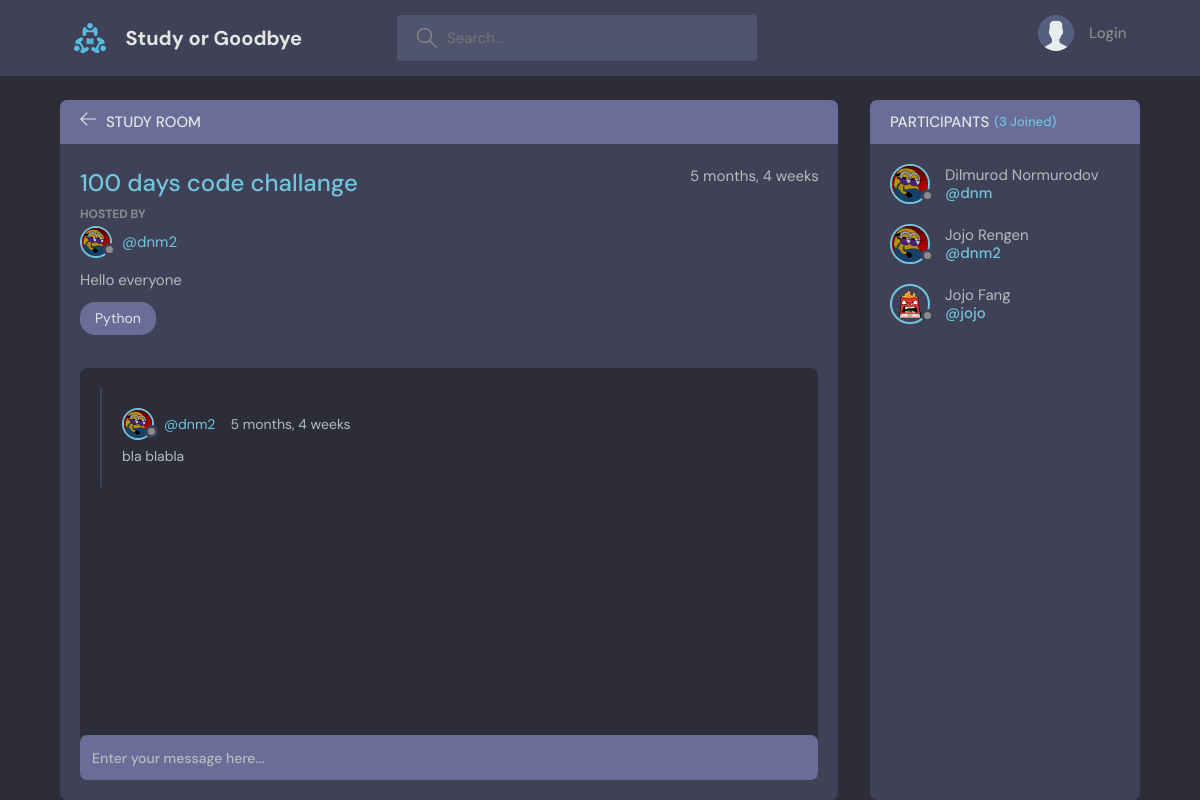
The page /room_detail/2 on the database its author committed.
### base/models.py (models this page shows, shortened)
class Room(models.Model):
    host = models.ForeignKey(User, on_delete=models.SET_NULL, null=True)
    topic = models.ForeignKey('Topic', on_delete=models.SET_NULL, null=True, default='')
    name = models.CharField('Name', max_length=200)
    description = models.TextField(null=True, blank=True)
    participants = models.ManyToManyField(User, related_name='ptns')
    updated = models.DateTimeField(auto_now=True)
    created = models.DateTimeField(auto_now_add=True)
    class Meta:
        ordering = ['-updated', '-created']

class User(AbstractUser):
    full_name = models.CharField('Fullname', max_length=200)
    avatar = models.ImageField('Ava', upload_to='user/avatar', default='user/avatar/avatar.svg')
    bio = models.TextField('Bio', blank=True, null=True)

class Topic(models.Model):
    name = models.CharField(max_length=200, unique=True)
    def __str__(self):
        return self.name

class Message(models.Model):
    user = models.ForeignKey(User, on_delete=models.CASCADE)
    room = models.ForeignKey(Room, on_delete=models.CASCADE)
    body = models.TextField()
    updated = models.DateTimeField(auto_now=True)
    created = models.DateTimeField(auto_now_add=True)

### base/views.py (the view, shortened to what this page needs)
# urls.py: path('room_detail/<int:pk>', room_detail, name='room'),
def room_detail(request, pk):
    room = Room.objects.get(id=pk)
    messages = Message.objects.filter(room_id=room.pk)
    participants = room.participants.all()
    form = MessageForm()
    context = {
        'room': room,
        'messages': messages,
        'form': form,
        'ptns': participants
    }
    return render(request, 'base/room.html', context)

### base/forms.py
class MessageForm(forms.ModelForm):
    body = forms.CharField(
        widget=forms.TextInput(attrs={
            'placeholder': 'Enter your message here...'
        }))
    class Meta:
        model = Message
        fields = ['body']

### templates/base/room.html (shortened to what this page needs)
{% extends 'base/main.html' %}
{% block content %}
    <main class="profile-page layout layout--2">
      <div class="container">
        <div class="room">
          <div class="room__top">
            <div class="room__topLeft">
              <a href="{% url 'home' %}">
                <svg version="1.1" xmlns="http://www.w3.org/2000/svg" width="32" height="32" viewBox="0 0 32 32">
                  <title>arrow-left</title>
                  <path
                    d="M13.723 2.286l-13.723 13.714 13.719 13.714 1.616-1.611-10.96-10.96h27.625v-2.286h-27.625l10.965-10.965-1.616-1.607z"
                  ></path>
                </svg>
              </a>
              <h3>Study Room</h3>
            </div>
          </div>
          <div class="room__box scroll">
            <div class="room__header scroll">
              <div class="room__info">
                <h3>{{ room.name }}</h3>
                <span>{{ room.created|timesince }}</span>
              </div>
              <div class="room__hosted">
                <p>Hosted By</p>
                <a href="{% url 'profile' room.host.pk %}" class="room__author">
                  <div class="avatar avatar--small">
                    <img src="{{ room.host.avatar.url }}" />
                  </div>
                  <span>@{{ room.host.username }}</span>
                </a>
              </div>
              <div class="room__details">
                {{ room.description }}
              </div>
              <span class="room__topics">{{ room.topic }}</span>
            </div>
            <div class="room__conversation">
              <div class="threads scroll">
                {% for message in messages %}
                <div class="thread">
                  <div class="thread__top">
                    <div class="thread__author">
                      <a href="{% url 'profile' message.user.pk %}" class="thread__authorInfo">
                        <div class="avatar avatar--small">
                          <img src="{{ message.user.avatar.url }}" />
                        </div>
                        <span>@{{ message.user.username }}</span>
                      </a>
                      <span class="thread__date">{{ message.created|timesince }}</span>
                    </div>
                  </div>
                  <div class="thread__details">
                    {{ message.body }}
                  </div>
                </div>
                {% endfor %}
              </div>
            </div>
          </div>
          <div class="room__message">
            <form action="" method="post">
                {{ form.body }}
            </form>
          </div>
        </div>
        <div class="participants">
          <h3 class="participants__top">Participants <span>({{ ptns.count }} Joined)</span></h3>
          <div class="participants__list scroll">
            {% for foo in ptns %}
              <a href="{% url 'profile' foo.pk %}" class="participant">
              <div class="avatar avatar--medium">
                <img src="{{ foo.avatar.url }}" />
              </div>
              <p>
                {{ foo.full_name }}
                <span>@{{ foo.username }}</span>
              </p>
            </a>
            {% endfor %}
          </div>
        </div>
      </div>
    </main>
{% endblock %}

### rows shown on the page
Room: name "100 days code challange", created "5 months, 4 weeks", host.avatar (picture), host.username "dnm2", description "Hello everyone", topic "Python"
Message: user.avatar (picture), user.username "dnm2", created "5 months, 4 weeks", body "bla blabla"
User: avatar (picture), full_name "Dilmurod Normurodov", username "dnm"
User: avatar (picture), full_name "Jojo Rengen", username "dnm2"
User: avatar (picture), full_name "Jojo Fang", username "jojo"

### other values the page prints
{{ ptns.count }} "3"
